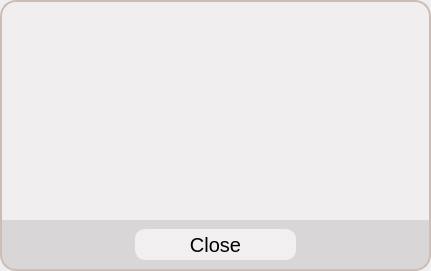
   <widget class="QGroupBox" name="aboutBox">
    <property name="geometry">
     <rect>
      <x>460</x>
      <y>330</y>
      <width>431</width>
      <height>271</height>
     </rect>
    </property>
    <property name="styleSheet">
     <string notr="true">QGroupBox {
	border:none;
}</string>
    </property>
    <property name="title">
     <string/>
    </property>
    <widget class="QTextBrowser" name="about">
     <property name="geometry">
      <rect>
       <x>0</x>
       <y>0</y>
       <width>431</width>
       <height>221</height>
      </rect>
     </property>
     <property name="styleSheet">
      <string notr="true">QTextBrowser {
	border: 2px solid #cbbeb5;
    border-radius:16px;
	border-bottom-left-radius: 0;
	border-bottom-right-radius: 0;
	border-bottom: none;
    background-color: palette(base);
	background-color: #f0eeee;
}</string>
     </property>
     <property name="html">
      <string>&lt;!DOCTYPE HTML PUBLIC &quot;-//W3C//DTD HTML 4.0//EN&quot; &quot;http://www.w3.org/TR/REC-html40/strict.dtd&quot;&gt;
&lt;html&gt;&lt;head&gt;&lt;meta name=&quot;qrichtext&quot; content=&quot;1&quot; /&gt;&lt;style type=&quot;text/css&quot;&gt;
p, li { white-space: pre-wrap; }
&lt;/style&gt;&lt;/head&gt;&lt;body style=&quot; font-family:'MS Shell Dlg 2'; font-size:8.25pt; font-weight:400; font-style:normal;&quot;&gt;
&lt;p style=&quot;-qt-paragraph-type:empty; margin-top:0px; margin-bottom:0px; margin-left:0px; margin-right:0px; -qt-block-indent:0; text-indent:0px;&quot;&gt;&lt;br /&gt;&lt;/p&gt;&lt;/body&gt;&lt;/html&gt;</string>
     </property>
    </widget>
    <widget class="QLabel" name="label_66">
     <property name="geometry">
      <rect>
       <x>0</x>
       <y>220</y>
       <width>431</width>
       <height>51</height>
      </rect>
     </property>
     <property name="styleSheet">
      <string notr="true">QLabel {
	border: 2px solid #cbbeb5;
	border-top: none;
    border-radius:16px;
	border-top-left-radius: 0;
	border-top-right-radius: 0;
    background-color: palette(base);
	background-color: #d8d6d6;
}</string>
     </property>
     <property name="text">
      <string/>
     </property>
    </widget>
    <widget class="PushButtonHover" name="closeAboutButton">
     <property name="geometry">
      <rect>
       <x>135</x>
       <y>229</y>
       <width>161</width>
       <height>31</height>
      </rect>
     </property>
     <property name="styleSheet">
      <string notr="true">QPushButton {
	border: 1px solid #f1efef; border-radius: 10px;
	background-color: #f1efef;
	font-size: 20px;
}

QPushButton:hover {
	background-color: #f5f5dc;
	border: 2px solid #f5f5dc;
}

QPushButton:pressed {
	border: 2px solid #ff6666;
}</string>
     </property>
     <property name="text">
      <string>Close</string>
     </property>
    </widget>
   </widget>
